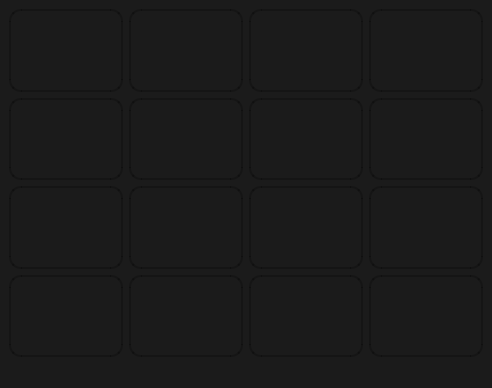
<?xml version="1.0" encoding="UTF-8"?>
<ui version="4.0">
 <class>MainWindow</class>
 <widget class="QMainWindow" name="MainWindow">
  <property name="geometry">
   <rect>
    <x>0</x>
    <y>0</y>
    <width>379</width>
    <height>388</height>
   </rect>
  </property>
  <property name="windowTitle">
   <string>MainWindow</string>
  </property>
  <property name="styleSheet">
   <string notr="true">QWidget {
    background-color:  #1B1B1B;
}
</string>
  </property>
  <widget class="QWidget" name="centralwidget">
   <layout class="QGridLayout" name="gridLayout">
    <item row="0" column="0">
     <widget class="QPushButton" name="btn_1">
      <property name="sizePolicy">
       <sizepolicy hsizetype="Expanding" vsizetype="Expanding">
        <horstretch>0</horstretch>
        <verstretch>0</verstretch>
       </sizepolicy>
      </property>
      <property name="font">
       <font>
        <pointsize>-1</pointsize>
        <bold>true</bold>
        <kerning>true</kerning>
       </font>
      </property>
      <property name="styleSheet">
       <string notr="true">QPushButton {
    font-size: 30px;
    font-weight: bold;
    border-radius: 12px;
    background-color: qlineargradient(x1:0, y1:0, x2:1, y2:1,
                                      stop:0 #FFA500, stop:1 #FF8225);
    color: black;
    border: 2px solid rgba(0, 0, 0, 60);
    padding: 15px;
}</string>
      </property>
      <property name="text">
       <string/>
      </property>
      <property name="iconSize">
       <size>
        <width>10</width>
        <height>10</height>
       </size>
      </property>
      <property name="autoDefault">
       <bool>false</bool>
      </property>
      <property name="default">
       <bool>false</bool>
      </property>
      <property name="flat">
       <bool>false</bool>
      </property>
     </widget>
    </item>
    <item row="0" column="1">
     <widget class="QPushButton" name="btn_2">
      <property name="sizePolicy">
       <sizepolicy hsizetype="Expanding" vsizetype="Expanding">
        <horstretch>0</horstretch>
        <verstretch>0</verstretch>
       </sizepolicy>
      </property>
      <property name="font">
       <font>
        <pointsize>-1</pointsize>
        <bold>true</bold>
        <kerning>true</kerning>
       </font>
      </property>
      <property name="styleSheet">
       <string notr="true">QPushButton {
    font-size: 30px;
    font-weight: bold;
    border-radius: 12px;
    background-color: qlineargradient(x1:0, y1:0, x2:1, y2:1,
                                      stop:0 #FFA500, stop:1 #FF8225);
    color: black;
    border: 2px solid rgba(0, 0, 0, 60);
    padding: 15px;
}</string>
      </property>
      <property name="text">
       <string/>
      </property>
      <property name="iconSize">
       <size>
        <width>10</width>
        <height>10</height>
       </size>
      </property>
      <property name="autoDefault">
       <bool>false</bool>
      </property>
      <property name="default">
       <bool>false</bool>
      </property>
      <property name="flat">
       <bool>false</bool>
      </property>
     </widget>
    </item>
    <item row="0" column="2">
     <widget class="QPushButton" name="btn_3">
      <property name="sizePolicy">
       <sizepolicy hsizetype="Expanding" vsizetype="Expanding">
        <horstretch>0</horstretch>
        <verstretch>0</verstretch>
       </sizepolicy>
      </property>
      <property name="font">
       <font>
        <pointsize>-1</pointsize>
        <bold>true</bold>
        <kerning>true</kerning>
       </font>
      </property>
      <property name="styleSheet">
       <string notr="true">QPushButton {
    font-size: 30px;
    font-weight: bold;
    border-radius: 12px;
    background-color: qlineargradient(x1:0, y1:0, x2:1, y2:1,
                                      stop:0 #FFA500, stop:1 #FF8225);
    color: black;
    border: 2px solid rgba(0, 0, 0, 60);
    padding: 15px;
}</string>
      </property>
      <property name="text">
       <string/>
      </property>
      <property name="iconSize">
       <size>
        <width>10</width>
        <height>10</height>
       </size>
      </property>
      <property name="autoDefault">
       <bool>false</bool>
      </property>
      <property name="default">
       <bool>false</bool>
      </property>
      <property name="flat">
       <bool>false</bool>
      </property>
     </widget>
    </item>
    <item row="0" column="3">
     <widget class="QPushButton" name="btn_4">
      <property name="sizePolicy">
       <sizepolicy hsizetype="Expanding" vsizetype="Expanding">
        <horstretch>0</horstretch>
        <verstretch>0</verstretch>
       </sizepolicy>
      </property>
      <property name="font">
       <font>
        <pointsize>-1</pointsize>
        <bold>true</bold>
        <kerning>true</kerning>
       </font>
      </property>
      <property name="styleSheet">
       <string notr="true">QPushButton {
    font-size: 30px;
    font-weight: bold;
    border-radius: 12px;
    background-color: qlineargradient(x1:0, y1:0, x2:1, y2:1,
                                      stop:0 #FFA500, stop:1 #FF8225);
    color: black;
    border: 2px solid rgba(0, 0, 0, 60);
    padding: 15px;
}</string>
      </property>
      <property name="text">
       <string/>
      </property>
      <property name="iconSize">
       <size>
        <width>10</width>
        <height>10</height>
       </size>
      </property>
      <property name="autoDefault">
       <bool>false</bool>
      </property>
      <property name="default">
       <bool>false</bool>
      </property>
      <property name="flat">
       <bool>false</bool>
      </property>
     </widget>
    </item>
    <item row="1" column="0">
     <widget class="QPushButton" name="btn_5">
      <property name="sizePolicy">
       <sizepolicy hsizetype="Expanding" vsizetype="Expanding">
        <horstretch>0</horstretch>
        <verstretch>0</verstretch>
       </sizepolicy>
      </property>
      <property name="font">
       <font>
        <pointsize>-1</pointsize>
        <bold>true</bold>
        <kerning>true</kerning>
       </font>
      </property>
      <property name="styleSheet">
       <string notr="true">QPushButton {
    font-size: 30px;
    font-weight: bold;
    border-radius: 12px;
    background-color: qlineargradient(x1:0, y1:0, x2:1, y2:1,
                                      stop:0 #FFA500, stop:1 #FF8225);
    color: black;
    border: 2px solid rgba(0, 0, 0, 60);
    padding: 15px;
}</string>
      </property>
      <property name="text">
       <string/>
      </property>
      <property name="iconSize">
       <size>
        <width>10</width>
        <height>10</height>
       </size>
      </property>
      <property name="autoDefault">
       <bool>false</bool>
      </property>
      <property name="default">
       <bool>false</bool>
      </property>
      <property name="flat">
       <bool>false</bool>
      </property>
     </widget>
    </item>
    <item row="1" column="1">
     <widget class="QPushButton" name="btn_6">
      <property name="sizePolicy">
       <sizepolicy hsizetype="Expanding" vsizetype="Expanding">
        <horstretch>0</horstretch>
        <verstretch>0</verstretch>
       </sizepolicy>
      </property>
      <property name="font">
       <font>
        <pointsize>-1</pointsize>
        <bold>true</bold>
        <kerning>true</kerning>
       </font>
      </property>
      <property name="styleSheet">
       <string notr="true">QPushButton {
    font-size: 30px;
    font-weight: bold;
    border-radius: 12px;
    background-color: qlineargradient(x1:0, y1:0, x2:1, y2:1,
                                      stop:0 #FFA500, stop:1 #FF8225);
    color: black;
    border: 2px solid rgba(0, 0, 0, 60);
    padding: 15px;
}</string>
      </property>
      <property name="text">
       <string/>
      </property>
      <property name="iconSize">
       <size>
        <width>10</width>
        <height>10</height>
       </size>
      </property>
      <property name="autoDefault">
       <bool>false</bool>
      </property>
      <property name="default">
       <bool>false</bool>
      </property>
      <property name="flat">
       <bool>false</bool>
      </property>
     </widget>
    </item>
    <item row="1" column="2">
     <widget class="QPushButton" name="btn_7">
      <property name="sizePolicy">
       <sizepolicy hsizetype="Expanding" vsizetype="Expanding">
        <horstretch>0</horstretch>
        <verstretch>0</verstretch>
       </sizepolicy>
      </property>
      <property name="font">
       <font>
        <pointsize>-1</pointsize>
        <bold>true</bold>
        <kerning>true</kerning>
       </font>
      </property>
      <property name="styleSheet">
       <string notr="true">QPushButton {
    font-size: 30px;
    font-weight: bold;
    border-radius: 12px;
    background-color: qlineargradient(x1:0, y1:0, x2:1, y2:1,
                                      stop:0 #FFA500, stop:1 #FF8225);
    color: black;
    border: 2px solid rgba(0, 0, 0, 60);
    padding: 15px;
}</string>
      </property>
      <property name="text">
       <string/>
      </property>
      <property name="iconSize">
       <size>
        <width>10</width>
        <height>10</height>
       </size>
      </property>
      <property name="autoDefault">
       <bool>false</bool>
      </property>
      <property name="default">
       <bool>false</bool>
      </property>
      <property name="flat">
       <bool>false</bool>
      </property>
     </widget>
    </item>
    <item row="1" column="3">
     <widget class="QPushButton" name="btn_8">
      <property name="sizePolicy">
       <sizepolicy hsizetype="Expanding" vsizetype="Expanding">
        <horstretch>0</horstretch>
        <verstretch>0</verstretch>
       </sizepolicy>
      </property>
      <property name="font">
       <font>
        <pointsize>-1</pointsize>
        <bold>true</bold>
        <kerning>true</kerning>
       </font>
      </property>
      <property name="styleSheet">
       <string notr="true">QPushButton {
    font-size: 30px;
    font-weight: bold;
    border-radius: 12px;
    background-color: qlineargradient(x1:0, y1:0, x2:1, y2:1,
                                      stop:0 #FFA500, stop:1 #FF8225);
    color: black;
    border: 2px solid rgba(0, 0, 0, 60);
    padding: 15px;
}</string>
      </property>
      <property name="text">
       <string/>
      </property>
      <property name="iconSize">
       <size>
        <width>10</width>
        <height>10</height>
       </size>
      </property>
      <property name="autoDefault">
       <bool>false</bool>
      </property>
      <property name="default">
       <bool>false</bool>
      </property>
      <property name="flat">
       <bool>false</bool>
      </property>
     </widget>
    </item>
    <item row="2" column="0">
     <widget class="QPushButton" name="btn_9">
      <property name="sizePolicy">
       <sizepolicy hsizetype="Expanding" vsizetype="Expanding">
        <horstretch>0</horstretch>
        <verstretch>0</verstretch>
       </sizepolicy>
      </property>
      <property name="font">
       <font>
        <pointsize>-1</pointsize>
        <bold>true</bold>
        <kerning>true</kerning>
       </font>
      </property>
      <property name="styleSheet">
       <string notr="true">QPushButton {
    font-size: 30px;
    font-weight: bold;
    border-radius: 12px;
    background-color: qlineargradient(x1:0, y1:0, x2:1, y2:1,
                                      stop:0 #FFA500, stop:1 #FF8225);
    color: black;
    border: 2px solid rgba(0, 0, 0, 60);
    padding: 15px;
}</string>
      </property>
      <property name="text">
       <string/>
      </property>
      <property name="iconSize">
       <size>
        <width>10</width>
        <height>10</height>
       </size>
      </property>
      <property name="autoDefault">
       <bool>false</bool>
      </property>
      <property name="default">
       <bool>false</bool>
      </property>
      <property name="flat">
       <bool>false</bool>
      </property>
     </widget>
    </item>
    <item row="2" column="1">
     <widget class="QPushButton" name="btn_10">
      <property name="sizePolicy">
       <sizepolicy hsizetype="Expanding" vsizetype="Expanding">
        <horstretch>0</horstretch>
        <verstretch>0</verstretch>
       </sizepolicy>
      </property>
      <property name="font">
       <font>
        <pointsize>-1</pointsize>
        <bold>true</bold>
        <kerning>true</kerning>
       </font>
      </property>
      <property name="styleSheet">
       <string notr="true">QPushButton {
    font-size: 30px;
    font-weight: bold;
    border-radius: 12px;
    background-color: qlineargradient(x1:0, y1:0, x2:1, y2:1,
                                      stop:0 #FFA500, stop:1 #FF8225);
    color: black;
    border: 2px solid rgba(0, 0, 0, 60);
    padding: 15px;
}</string>
      </property>
      <property name="text">
       <string/>
      </property>
      <property name="iconSize">
       <size>
        <width>10</width>
        <height>10</height>
       </size>
      </property>
      <property name="autoDefault">
       <bool>false</bool>
      </property>
      <property name="default">
       <bool>false</bool>
      </property>
      <property name="flat">
       <bool>false</bool>
      </property>
     </widget>
    </item>
    <item row="2" column="2">
     <widget class="QPushButton" name="btn_11">
      <property name="sizePolicy">
       <sizepolicy hsizetype="Expanding" vsizetype="Expanding">
        <horstretch>0</horstretch>
        <verstretch>0</verstretch>
       </sizepolicy>
      </property>
      <property name="font">
       <font>
        <pointsize>-1</pointsize>
        <bold>true</bold>
        <kerning>true</kerning>
       </font>
      </property>
      <property name="styleSheet">
       <string notr="true">QPushButton {
    font-size: 30px;
    font-weight: bold;
    border-radius: 12px;
    background-color: qlineargradient(x1:0, y1:0, x2:1, y2:1,
                                      stop:0 #FFA500, stop:1 #FF8225);
    color: black;
    border: 2px solid rgba(0, 0, 0, 60);
    padding: 15px;
}</string>
      </property>
      <property name="text">
       <string/>
      </property>
      <property name="iconSize">
       <size>
        <width>10</width>
        <height>10</height>
       </size>
      </property>
      <property name="autoDefault">
       <bool>false</bool>
      </property>
      <property name="default">
       <bool>false</bool>
      </property>
      <property name="flat">
       <bool>false</bool>
      </property>
     </widget>
    </item>
    <item row="2" column="3">
     <widget class="QPushButton" name="btn_12">
      <property name="sizePolicy">
       <sizepolicy hsizetype="Expanding" vsizetype="Expanding">
        <horstretch>0</horstretch>
        <verstretch>0</verstretch>
       </sizepolicy>
      </property>
      <property name="font">
       <font>
        <pointsize>-1</pointsize>
        <bold>true</bold>
        <kerning>true</kerning>
       </font>
      </property>
      <property name="styleSheet">
       <string notr="true">QPushButton {
    font-size: 30px;
    font-weight: bold;
    border-radius: 12px;
    background-color: qlineargradient(x1:0, y1:0, x2:1, y2:1,
                                      stop:0 #FFA500, stop:1 #FF8225);
    color: black;
    border: 2px solid rgba(0, 0, 0, 60);
    padding: 15px;
}</string>
      </property>
      <property name="text">
       <string/>
      </property>
      <property name="iconSize">
       <size>
        <width>10</width>
        <height>10</height>
       </size>
      </property>
      <property name="autoDefault">
       <bool>false</bool>
      </property>
      <property name="default">
       <bool>false</bool>
      </property>
      <property name="flat">
       <bool>false</bool>
      </property>
     </widget>
    </item>
    <item row="3" column="0">
     <widget class="QPushButton" name="btn_13">
      <property name="sizePolicy">
       <sizepolicy hsizetype="Expanding" vsizetype="Expanding">
        <horstretch>0</horstretch>
        <verstretch>0</verstretch>
       </sizepolicy>
      </property>
      <property name="font">
       <font>
        <pointsize>-1</pointsize>
        <bold>true</bold>
        <kerning>true</kerning>
       </font>
      </property>
      <property name="styleSheet">
       <string notr="true">QPushButton {
    font-size: 30px;
    font-weight: bold;
    border-radius: 12px;
    background-color: qlineargradient(x1:0, y1:0, x2:1, y2:1,
                                      stop:0 #FFA500, stop:1 #FF8225);
    color: black;
    border: 2px solid rgba(0, 0, 0, 60);
    padding: 15px;
}</string>
      </property>
      <property name="text">
       <string/>
      </property>
      <property name="iconSize">
       <size>
        <width>10</width>
        <height>10</height>
       </size>
      </property>
      <property name="autoDefault">
       <bool>false</bool>
      </property>
      <property name="default">
       <bool>false</bool>
      </property>
      <property name="flat">
       <bool>false</bool>
      </property>
     </widget>
    </item>
    <item row="3" column="1">
     <widget class="QPushButton" name="btn_14">
      <property name="sizePolicy">
       <sizepolicy hsizetype="Expanding" vsizetype="Expanding">
        <horstretch>0</horstretch>
        <verstretch>0</verstretch>
       </sizepolicy>
      </property>
      <property name="font">
       <font>
        <pointsize>-1</pointsize>
        <bold>true</bold>
        <kerning>true</kerning>
       </font>
      </property>
      <property name="styleSheet">
       <string notr="true">QPushButton {
    font-size: 30px;
    font-weight: bold;
    border-radius: 12px;
    background-color: qlineargradient(x1:0, y1:0, x2:1, y2:1,
                                      stop:0 #FFA500, stop:1 #FF8225);
    color: black;
    border: 2px solid rgba(0, 0, 0, 60);
    padding: 15px;
}</string>
      </property>
      <property name="text">
       <string/>
      </property>
      <property name="iconSize">
       <size>
        <width>10</width>
        <height>10</height>
       </size>
      </property>
      <property name="autoDefault">
       <bool>false</bool>
      </property>
      <property name="default">
       <bool>false</bool>
      </property>
      <property name="flat">
       <bool>false</bool>
      </property>
     </widget>
    </item>
    <item row="3" column="2">
     <widget class="QPushButton" name="btn_15">
      <property name="sizePolicy">
       <sizepolicy hsizetype="Expanding" vsizetype="Expanding">
        <horstretch>0</horstretch>
        <verstretch>0</verstretch>
       </sizepolicy>
      </property>
      <property name="font">
       <font>
        <pointsize>-1</pointsize>
        <bold>true</bold>
        <kerning>true</kerning>
       </font>
      </property>
      <property name="styleSheet">
       <string notr="true">QPushButton {
    font-size: 30px;
    font-weight: bold;
    border-radius: 12px;
    background-color: qlineargradient(x1:0, y1:0, x2:1, y2:1,
                                      stop:0 #FFA500, stop:1 #FF8225);
    color: black;
    border: 2px solid rgba(0, 0, 0, 60);
    padding: 15px;
}</string>
      </property>
      <property name="text">
       <string/>
      </property>
      <property name="iconSize">
       <size>
        <width>10</width>
        <height>10</height>
       </size>
      </property>
      <property name="autoDefault">
       <bool>false</bool>
      </property>
      <property name="default">
       <bool>false</bool>
      </property>
      <property name="flat">
       <bool>false</bool>
      </property>
     </widget>
    </item>
    <item row="3" column="3">
     <widget class="QPushButton" name="btn_16">
      <property name="sizePolicy">
       <sizepolicy hsizetype="Expanding" vsizetype="Expanding">
        <horstretch>0</horstretch>
        <verstretch>0</verstretch>
       </sizepolicy>
      </property>
      <property name="font">
       <font>
        <pointsize>-1</pointsize>
        <bold>true</bold>
        <kerning>true</kerning>
       </font>
      </property>
      <property name="styleSheet">
       <string notr="true">QPushButton {
    font-size: 30px;
    font-weight: bold;
    border-radius: 12px;
    background-color: qlineargradient(x1:0, y1:0, x2:1, y2:1,
                                      stop:0 #FFA500, stop:1 #FF8225);
    color: black;
    border: 2px solid rgba(0, 0, 0, 60);
    padding: 15px;
}</string>
      </property>
      <property name="text">
       <string/>
      </property>
      <property name="iconSize">
       <size>
        <width>10</width>
        <height>10</height>
       </size>
      </property>
      <property name="autoDefault">
       <bool>false</bool>
      </property>
      <property name="default">
       <bool>false</bool>
      </property>
      <property name="flat">
       <bool>false</bool>
      </property>
     </widget>
    </item>
   </layout>
  </widget>
  <widget class="QMenuBar" name="menubar">
   <property name="geometry">
    <rect>
     <x>0</x>
     <y>0</y>
     <width>379</width>
     <height>22</height>
    </rect>
   </property>
  </widget>
  <widget class="QStatusBar" name="statusbar"/>
 </widget>
 <resources/>
 <connections/>
</ui>
